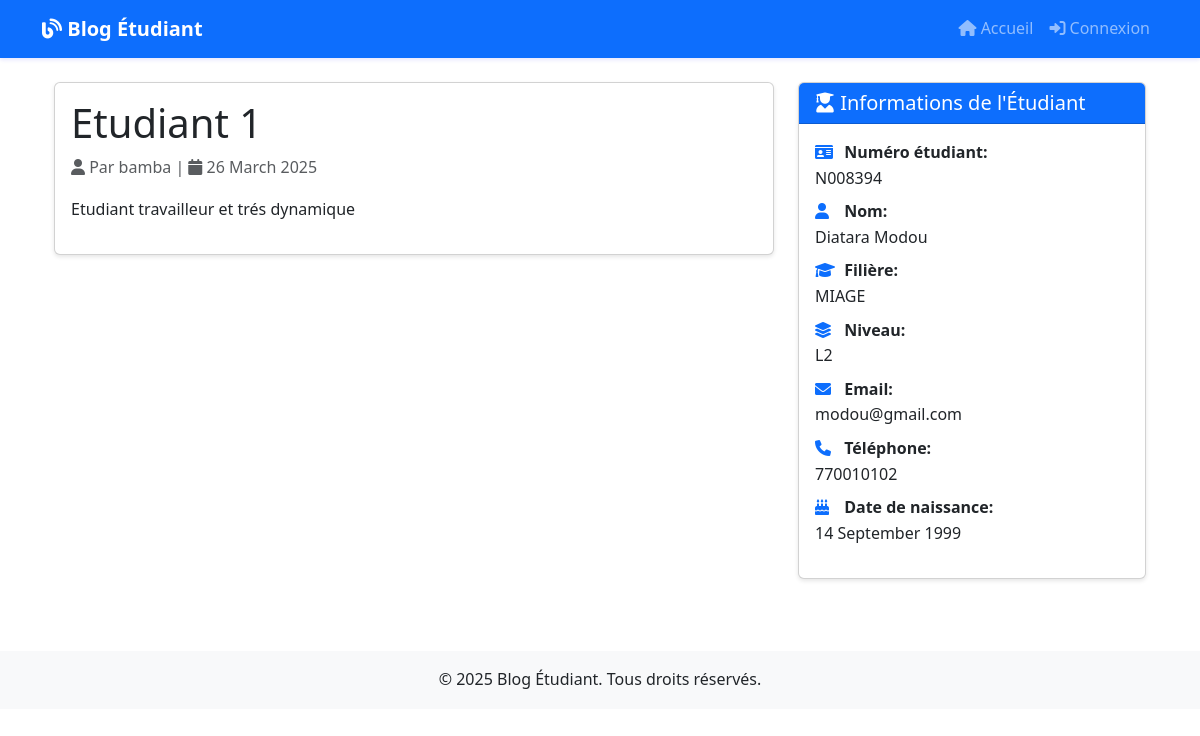
The app's page /article/1/ with its own data.
### blog/models.py (models this page shows, shortened)
class Article(models.Model):
    titre = models.CharField(max_length=200)
    contenu = models.TextField()
    date_publication = models.DateTimeField(default=timezone.now)
    auteur = models.ForeignKey(User, on_delete=models.CASCADE)
    image = models.ImageField(upload_to='articles/', null=True, blank=True)
    statut = models.CharField(max_length=20, choices=[
        ('brouillon', 'Brouillon'),
        ('publie', 'Publié')
    ], default='brouillon')
    nom_etudiant = models.CharField(max_length=100, default='')
    prenom_etudiant = models.CharField(max_length=100, default='')
    numero_etudiant = models.CharField(max_length=20, default='')
    filiere = models.CharField(max_length=100, default='')
    niveau = models.CharField(max_length=50, default='')
    email_etudiant = models.EmailField(default='')
    telephone = models.CharField(max_length=20, default='')
    date_naissance = models.DateField(null=True, blank=True)
    photo_etudiant = models.ImageField(upload_to='etudiants/', null=True, blank=True)
    class Meta:
        ordering = ['-date_publication']

### blog/views.py (the view)
# urls.py: path('article/<int:pk>/', ArticleDetailView.as_view(), name='article-detail'),
class ArticleDetailView(DetailView):
    model = Article
    template_name = 'blog/article_detail.html'
    context_object_name = 'article'

### blog/templates/blog/article_detail.html (shortened to what this page needs)
{% extends "blog/base.html" %}
{% block content %}
<div class="container mt-4">
    <div class="row">
        <div class="col-md-8">
            <article class="card mb-4">
                <div class="card-body">
                    <h1 class="card-title">{{ article.titre }}</h1>
                    <p class="text-muted">
                        <i class="fas fa-user"></i> Par {{ article.auteur.username }} |
                        <i class="fas fa-calendar"></i> {{ article.date_publication|date:"d F Y" }}
                    </p>
                    <div class="card-text">
                        {{ article.contenu|linebreaks }}
                    </div>
                </div>
            </article>
        </div>
        <div class="col-md-4">
            <div class="card mb-4">
                <div class="card-header bg-primary text-white">
                    <h5 class="mb-0"><i class="fas fa-user-graduate"></i> Informations de l'Étudiant</h5>
                </div>
                <div class="card-body">
                    <ul class="list-unstyled">
                        <li class="mb-2">
                            <i class="fas fa-id-card"></i> <strong>Numéro étudiant:</strong><br>
                            {{ article.numero_etudiant }}
                        </li>
                        <li class="mb-2">
                            <i class="fas fa-user"></i> <strong>Nom:</strong><br>
                            {{ article.nom_etudiant }} {{ article.prenom_etudiant }}
                        </li>
                        <li class="mb-2">
                            <i class="fas fa-graduation-cap"></i> <strong>Filière:</strong><br>
                            {{ article.filiere }}
                        </li>
                        <li class="mb-2">
                            <i class="fas fa-layer-group"></i> <strong>Niveau:</strong><br>
                            {{ article.niveau }}
                        </li>
                        <li class="mb-2">
                            <i class="fas fa-envelope"></i> <strong>Email:</strong><br>
                            {{ article.email_etudiant }}
                        </li>
                        <li class="mb-2">
                            <i class="fas fa-phone"></i> <strong>Téléphone:</strong><br>
                            {{ article.telephone }}
                        </li>
                        <li class="mb-2">
                            <i class="fas fa-birthday-cake"></i> <strong>Date de naissance:</strong><br>
                            {{ article.date_naissance|date:"d F Y" }}
                        </li>
                    </ul>
                </div>
            </div>
        </div>
    </div>
</div>
{% endblock %}

### blog/templates/blog/base.html (shortened to what this page needs)
<!DOCTYPE html>
<html lang="fr">
<head>
    <link href="https://cdn.jsdelivr.net/npm/bootstrap@5.3.0/dist/css/bootstrap.min.css" rel="stylesheet">
    <link href="https://cdnjs.cloudflare.com/ajax/libs/font-awesome/6.0.0/css/all.min.css" rel="stylesheet">
</head>
<body>
    <nav class="navbar navbar-expand-lg navbar-dark bg-primary">
        <div class="container">
            <a class="navbar-brand" href="{% url 'article-list' %}">
                <i class="fas fa-blog"></i> Blog Étudiant
            </a>
            <div class="collapse navbar-collapse" id="navbarNav">
                <ul class="navbar-nav ms-auto">
                    <li class="nav-item">
                        <a class="nav-link" href="{% url 'article-list' %}">
                            <i class="fas fa-home"></i> Accueil
                        </a>
                    </li>
                    {% if user.is_authenticated %}
                    <li class="nav-item">
                        <a class="nav-link" href="{% url 'article-create' %}">
                            <i class="fas fa-plus"></i> Nouvel Article
                        </a>
                    </li>
                    <li class="nav-item">
                        <a class="nav-link" href="{% url 'admin:index' %}">
                            <i class="fas fa-cog"></i> Administration
                        </a>
                    </li>
                    <li class="nav-item">
                        <a class="nav-link" href="{% url 'admin:logout' %}">
                            <i class="fas fa-sign-out-alt"></i> Déconnexion
                        </a>
                    </li>
                    {% else %}
                    <li class="nav-item">
                        <a class="nav-link" href="{% url 'admin:login' %}">
                            <i class="fas fa-sign-in-alt"></i> Connexion
                        </a>
                    </li>
                    {% endif %}
                </ul>
            </div>
        </div>
    </nav>
    <main class="container mb-5">
        {% block content %}
        {% endblock %}
    </main>
    <footer class="bg-light mt-5 py-3">
        <div class="container text-center">
            <p class="mb-0">&copy; 2025 Blog Étudiant. Tous droits réservés.</p>
        </div>
    </footer>
</body>
</html>

### blog/templates/blog/base.html (style rules this page uses)
body { font-family: 'Segoe UI', Tahoma, Geneva, Verdana, sans-serif; line-height: 1.6; }
.navbar { box-shadow: 0 2px 4px rgba(6, 22, 248, 0.1); }
.navbar-brand { font-weight: bold; }
.card { box-shadow: 0 2px 4px rgba(0,0,0,0.1); }
.card-header { font-weight: bold; }
.list-unstyled li { margin-bottom: 10px; }
.list-unstyled i { width: 25px; color: #0d6efd; }

### records on screen
Article: titre "Etudiant 1", auteur.username "bamba", date_publication "26 March 2025", contenu "Etudiant travailleur et trés dynamique", numero_etudiant "N008394", nom_etudiant "Diatara", prenom_etudiant "Modou", filiere "MIAGE", niveau "L2", email_etudiant "modou@gmail.com", telephone "770010102", date_naissance "14 September 1999"
